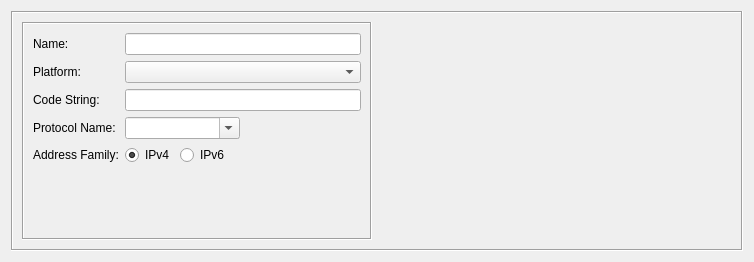
<?xml version="1.0" encoding="UTF-8"?>
<ui version="4.0">
 <class>CustomServiceDialog_q</class>
 <widget class="QWidget" name="CustomServiceDialog_q">
  <property name="enabled">
   <bool>true</bool>
  </property>
  <property name="geometry">
   <rect>
    <x>0</x>
    <y>0</y>
    <width>754</width>
    <height>262</height>
   </rect>
  </property>
  <property name="windowTitle">
   <string>Custom Service</string>
  </property>
  <layout class="QGridLayout" name="gridLayout_4">
   <item row="0" column="0">
    <widget class="QFrame" name="frame7">
     <property name="frameShape">
      <enum>QFrame::Shape::Box</enum>
     </property>
     <property name="frameShadow">
      <enum>QFrame::Shadow::Sunken</enum>
     </property>
     <layout class="QHBoxLayout" name="horizontalLayout_2">
      <item>
       <widget class="QFrame" name="frame13">
        <property name="sizePolicy">
         <sizepolicy hsizetype="Fixed" vsizetype="Preferred">
          <horstretch>0</horstretch>
          <verstretch>0</verstretch>
         </sizepolicy>
        </property>
        <property name="minimumSize">
         <size>
          <width>350</width>
          <height>0</height>
         </size>
        </property>
        <property name="maximumSize">
         <size>
          <width>350</width>
          <height>16777215</height>
         </size>
        </property>
        <property name="frameShape">
         <enum>QFrame::Shape::Box</enum>
        </property>
        <property name="frameShadow">
         <enum>QFrame::Shadow::Sunken</enum>
        </property>
        <layout class="QGridLayout" name="gridLayout">
         <item row="0" column="0">
          <widget class="QLabel" name="textLabel1">
           <property name="text">
            <string>Name:</string>
           </property>
           <property name="wordWrap">
            <bool>false</bool>
           </property>
          </widget>
         </item>
         <item row="0" column="1" colspan="2">
          <widget class="QLineEdit" name="obj_name">
           <property name="sizePolicy">
            <sizepolicy hsizetype="Preferred" vsizetype="Fixed">
             <horstretch>1</horstretch>
             <verstretch>0</verstretch>
            </sizepolicy>
           </property>
           <property name="minimumSize">
            <size>
             <width>0</width>
             <height>0</height>
            </size>
           </property>
           <property name="sizeIncrement">
            <size>
             <width>0</width>
             <height>0</height>
            </size>
           </property>
           <property name="baseSize">
            <size>
             <width>0</width>
             <height>0</height>
            </size>
           </property>
          </widget>
         </item>
         <item row="1" column="0">
          <widget class="QLabel" name="textLabel3">
           <property name="text">
            <string>Platform:</string>
           </property>
           <property name="wordWrap">
            <bool>false</bool>
           </property>
          </widget>
         </item>
         <item row="1" column="1" colspan="2">
          <widget class="QComboBox" name="platform">
           <property name="toolTip">
            <string>Custom service object has separate code string for each
supported firewall platform.</string>
           </property>
          </widget>
         </item>
         <item row="2" column="0">
          <widget class="QLabel" name="textLabel1_3">
           <property name="sizePolicy">
            <sizepolicy hsizetype="Preferred" vsizetype="Fixed">
             <horstretch>0</horstretch>
             <verstretch>0</verstretch>
            </sizepolicy>
           </property>
           <property name="text">
            <string>Code String:</string>
           </property>
           <property name="wordWrap">
            <bool>false</bool>
           </property>
          </widget>
         </item>
         <item row="2" column="1" colspan="2">
          <widget class="QLineEdit" name="code">
           <property name="sizePolicy">
            <sizepolicy hsizetype="Preferred" vsizetype="Fixed">
             <horstretch>0</horstretch>
             <verstretch>0</verstretch>
            </sizepolicy>
           </property>
           <property name="minimumSize">
            <size>
             <width>0</width>
             <height>0</height>
            </size>
           </property>
           <property name="toolTip">
            <string>Custom service object has separate code string for each
supported firewall platform.</string>
           </property>
           <property name="alignment">
            <set>Qt::AlignmentFlag::AlignLeading</set>
           </property>
          </widget>
         </item>
         <item row="3" column="0">
          <widget class="QLabel" name="protocol_string_label">
           <property name="sizePolicy">
            <sizepolicy hsizetype="Preferred" vsizetype="Fixed">
             <horstretch>0</horstretch>
             <verstretch>0</verstretch>
            </sizepolicy>
           </property>
           <property name="text">
            <string>Protocol Name:</string>
           </property>
          </widget>
         </item>
         <item row="3" column="1">
          <widget class="QComboBox" name="protocol">
           <property name="toolTip">
            <string>Choose one of the standard protocols from the menu or enter custom
protocol string. Policy compilers can use this information to add correct
protocol-specific parameters to the generated configuration. For example,
iptables compiler is allowed to add &quot;--reject-with tcp-reset&quot; to the target
REJECT only if service object belongs to protocol &quot;tcp&quot;.
</string>
           </property>
           <property name="editable">
            <bool>true</bool>
           </property>
          </widget>
         </item>
         <item row="3" column="2">
          <spacer name="horizontalSpacer_3">
           <property name="orientation">
            <enum>Qt::Orientation::Horizontal</enum>
           </property>
           <property name="sizeHint" stdset="0">
            <size>
             <width>108</width>
             <height>20</height>
            </size>
           </property>
          </spacer>
         </item>
         <item row="4" column="0">
          <widget class="QLabel" name="label_2">
           <property name="text">
            <string>Address Family:</string>
           </property>
          </widget>
         </item>
         <item row="4" column="1" colspan="2">
          <layout class="QHBoxLayout" name="horizontalLayout">
           <item>
            <widget class="QRadioButton" name="ipv4">
             <property name="text">
              <string>IPv4</string>
             </property>
             <property name="checked">
              <bool>true</bool>
             </property>
            </widget>
           </item>
           <item>
            <widget class="QRadioButton" name="ipv6">
             <property name="text">
              <string>IPv6</string>
             </property>
             <property name="checked">
              <bool>false</bool>
             </property>
            </widget>
           </item>
           <item>
            <spacer name="horizontalSpacer">
             <property name="orientation">
              <enum>Qt::Orientation::Horizontal</enum>
             </property>
             <property name="sizeHint" stdset="0">
              <size>
               <width>40</width>
               <height>20</height>
              </size>
             </property>
            </spacer>
           </item>
          </layout>
         </item>
         <item row="5" column="1">
          <spacer name="verticalSpacer">
           <property name="orientation">
            <enum>Qt::Orientation::Vertical</enum>
           </property>
           <property name="sizeHint" stdset="0">
            <size>
             <width>20</width>
             <height>53</height>
            </size>
           </property>
          </spacer>
         </item>
        </layout>
       </widget>
      </item>
      <item>
       <widget class="CommentKeywords" name="commentKeywords" native="true">
        <property name="sizePolicy">
         <sizepolicy hsizetype="Expanding" vsizetype="Expanding">
          <horstretch>0</horstretch>
          <verstretch>0</verstretch>
         </sizepolicy>
        </property>
       </widget>
      </item>
     </layout>
    </widget>
   </item>
  </layout>
 </widget>
 <customwidgets>
  <customwidget>
   <class>CommentKeywords</class>
   <extends>QWidget</extends>
   <header>CommentKeywords.h</header>
   <container>1</container>
  </customwidget>
 </customwidgets>
 <tabstops>
  <tabstop>obj_name</tabstop>
  <tabstop>platform</tabstop>
  <tabstop>code</tabstop>
 </tabstops>
 <resources>
  <include location="MainRes.qrc"/>
 </resources>
 <connections>
  <connection>
   <sender>platform</sender>
   <signal>activated(int)</signal>
   <receiver>CustomServiceDialog_q</receiver>
   <slot>platformChanged()</slot>
   <hints>
    <hint type="sourcelabel">
     <x>20</x>
     <y>20</y>
    </hint>
    <hint type="destinationlabel">
     <x>20</x>
     <y>20</y>
    </hint>
   </hints>
  </connection>
 </connections>
 <slots>
  <slot>changed()</slot>
 </slots>
</ui>
